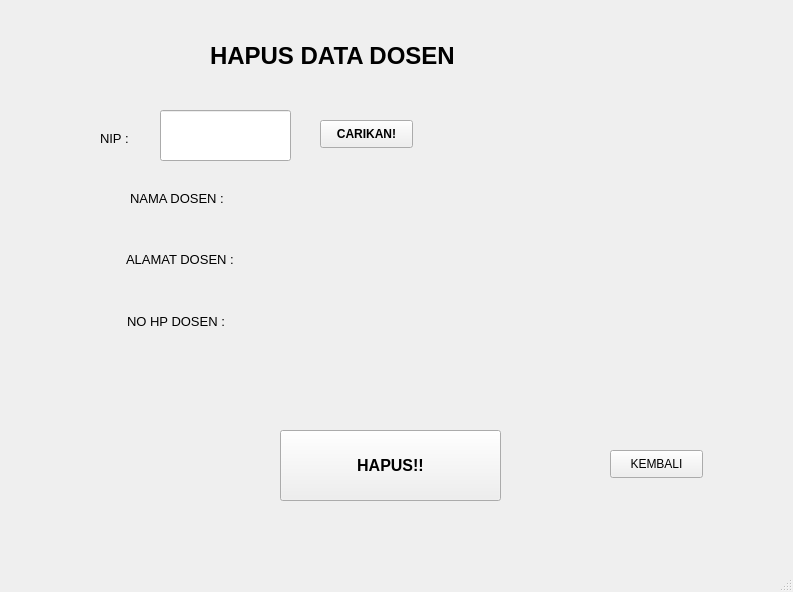
<?xml version="1.0" encoding="UTF-8"?>
<ui version="4.0">
 <class>MainWindow</class>
 <widget class="QMainWindow" name="MainWindow">
  <property name="geometry">
   <rect>
    <x>0</x>
    <y>0</y>
    <width>793</width>
    <height>592</height>
   </rect>
  </property>
  <property name="windowTitle">
   <string>MainWindow</string>
  </property>
  <widget class="QWidget" name="centralwidget">
   <widget class="QLineEdit" name="lineEdit_nim">
    <property name="geometry">
     <rect>
      <x>160</x>
      <y>110</y>
      <width>131</width>
      <height>51</height>
     </rect>
    </property>
    <property name="font">
     <font>
      <pointsize>10</pointsize>
      <weight>75</weight>
      <bold>true</bold>
     </font>
    </property>
    <property name="text">
     <string/>
    </property>
   </widget>
   <widget class="QLabel" name="label_5">
    <property name="geometry">
     <rect>
      <x>126</x>
      <y>251</y>
      <width>211</width>
      <height>16</height>
     </rect>
    </property>
    <property name="font">
     <font>
      <pointsize>10</pointsize>
     </font>
    </property>
    <property name="text">
     <string>ALAMAT DOSEN :</string>
    </property>
   </widget>
   <widget class="QLabel" name="label_2">
    <property name="geometry">
     <rect>
      <x>100</x>
      <y>130</y>
      <width>81</width>
      <height>16</height>
     </rect>
    </property>
    <property name="font">
     <font>
      <pointsize>10</pointsize>
     </font>
    </property>
    <property name="text">
     <string>NIP :</string>
    </property>
   </widget>
   <widget class="QPushButton" name="btn_hapus">
    <property name="geometry">
     <rect>
      <x>280</x>
      <y>430</y>
      <width>221</width>
      <height>71</height>
     </rect>
    </property>
    <property name="font">
     <font>
      <pointsize>12</pointsize>
      <weight>75</weight>
      <bold>true</bold>
     </font>
    </property>
    <property name="text">
     <string>HAPUS!!</string>
    </property>
   </widget>
   <widget class="QLabel" name="label">
    <property name="geometry">
     <rect>
      <x>210</x>
      <y>40</y>
      <width>411</width>
      <height>31</height>
     </rect>
    </property>
    <property name="font">
     <font>
      <pointsize>18</pointsize>
      <weight>75</weight>
      <bold>true</bold>
     </font>
    </property>
    <property name="text">
     <string>HAPUS DATA DOSEN</string>
    </property>
   </widget>
   <widget class="QPushButton" name="btn_cari">
    <property name="geometry">
     <rect>
      <x>320</x>
      <y>120</y>
      <width>93</width>
      <height>28</height>
     </rect>
    </property>
    <property name="font">
     <font>
      <weight>75</weight>
      <bold>true</bold>
     </font>
    </property>
    <property name="text">
     <string>CARIKAN!</string>
    </property>
   </widget>
   <widget class="QLabel" name="label_6">
    <property name="geometry">
     <rect>
      <x>127</x>
      <y>313</y>
      <width>171</width>
      <height>16</height>
     </rect>
    </property>
    <property name="font">
     <font>
      <pointsize>10</pointsize>
     </font>
    </property>
    <property name="text">
     <string>NO HP DOSEN :</string>
    </property>
   </widget>
   <widget class="QLabel" name="label_3">
    <property name="geometry">
     <rect>
      <x>130</x>
      <y>190</y>
      <width>161</width>
      <height>16</height>
     </rect>
    </property>
    <property name="font">
     <font>
      <pointsize>10</pointsize>
     </font>
    </property>
    <property name="text">
     <string>NAMA DOSEN :</string>
    </property>
   </widget>
   <widget class="QLabel" name="label_nama">
    <property name="geometry">
     <rect>
      <x>130</x>
      <y>220</y>
      <width>441</width>
      <height>16</height>
     </rect>
    </property>
    <property name="text">
     <string/>
    </property>
   </widget>
   <widget class="QLabel" name="label_alamat">
    <property name="geometry">
     <rect>
      <x>128</x>
      <y>278</y>
      <width>441</width>
      <height>24</height>
     </rect>
    </property>
    <property name="text">
     <string/>
    </property>
   </widget>
   <widget class="QLabel" name="label_nohp">
    <property name="geometry">
     <rect>
      <x>127</x>
      <y>340</y>
      <width>441</width>
      <height>26</height>
     </rect>
    </property>
    <property name="text">
     <string/>
    </property>
   </widget>
   <widget class="QPushButton" name="btn_kembali">
    <property name="geometry">
     <rect>
      <x>610</x>
      <y>450</y>
      <width>93</width>
      <height>28</height>
     </rect>
    </property>
    <property name="text">
     <string>KEMBALI</string>
    </property>
   </widget>
  </widget>
  <widget class="QMenuBar" name="menubar">
   <property name="geometry">
    <rect>
     <x>0</x>
     <y>0</y>
     <width>793</width>
     <height>26</height>
    </rect>
   </property>
  </widget>
  <widget class="QStatusBar" name="statusbar"/>
 </widget>
 <resources/>
 <connections/>
</ui>
